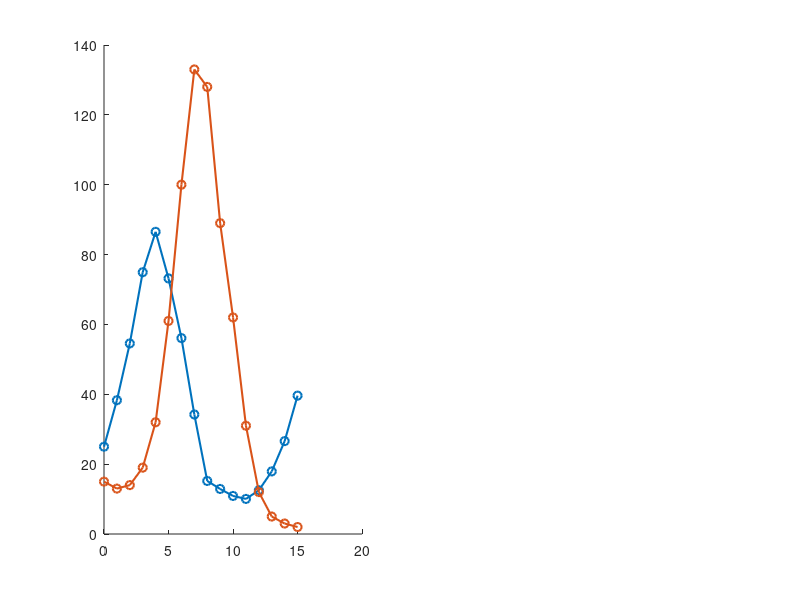

The MATLAB script that drew this image: (Note: this script raises an error after producing the figure.)
%% Initialisation
clear all

% Define problem parameters
alpha_c = 1.01;         % growth rate of coral 
beta_sc = 0.01;         % mortality rate of coral from starfish
beta_cs = 0.02;         % starfish response to coral
alpha_s = 0.01;         % natural mortality rate of starfish
rho = 0.8;              % proliferation rate of starfish larvae 
num_reefs = 2;          % number of reefs      

% Initialise time vector
t_0 = 0;
t_start = 1;
t_end = 15;             % time in years
t_vec = t_0:1:t_end;

% Initialise vectors for carrying capacities
A = [100; 70];          % reef area
K = [10; 12];           % starfish larvae

% Initialise matrices for coral and starfish
x = zeros(num_reefs, length(t_vec));        % coral cover each year
x_end = zeros(num_reefs, length(t_vec)-1);  % coral cover at end of year
y = zeros(num_reefs, length(t_vec));        % starfish each year
y_end = zeros(num_reefs, length(t_vec)-1);  % starfish at end of year
x_0 = [25; 30];                             % initial coral cover
y_0 = [15; 25];                             % initial starfish 
x(:, 1) = x_0;
y(:, 1) = y_0;

% Initialise matrix for control effort - note for now this is percentage
k_0 = [0; 0]; 
k = k_0 * ones(1, length(t_vec)-1);         % control effort

% Larval recruitment and survival for coral
r_c = 1.2;                                  % production rate
kappa_c = [0.2, 0.2;
           0.3, 0.1];                       % coral larval dispersal
% We need to account for the percentage that die by floating off
kappa_c_dead = 1 - sum(kappa_c, 2);                     
sigma = zeros(num_reefs, length(t_vec));    % coral larval recruitment
phi = zeros(num_reefs, length(t_vec));      % actual larval recruitment

% Larval recruitment for starfish
r_s = 1;                                    % production rate
kappa_s = [0.1, 0.1;
           0.2, 0.1];                       % starfish larval dispersal
% We need to account for the percentage that die by floating off
kappa_s_dead = 1 - sum(kappa_s, 2); 
tau = zeros(num_reefs, length(t_vec));      % starfish larval recruitment
gamma = zeros(num_reefs, length(t_vec));    % actual larval recruitment


%% Solve
% Loop over and calculate population size through time
for t = t_start:t_end
    % Loop over and calculate population at each reef
    for i = 1:num_reefs
        % Calculate starfish larval recruitment
        for j = 1:num_reefs
            tau(i, t) = tau(i, t) + kappa_s(j, i) * y(j, t) * r_s;
        end

        % Use Beverton-Holt model for starfish survival
        gamma(i, t) = (rho * tau(i, t)) / (1 + (rho - 1)/K(i) * tau(i, t));
        
        % Check gamma isn't negative
        if gamma(i, t) < 0
            gamma(i, t) = 0;
        end
       
        % Calculate coral larval recuitment
        for j = 1:num_reefs
            sigma(i, t) = sigma(i, t) + kappa_c(j, i) * x(j, t) * r_c;
        end
        
        % Calculate coral settlement based on area left on reef
        if sigma(i, t) <= (A(i) - x(i, t))
            phi(i, t) = sigma(i, t);
        else
            phi(i, t) = A(i) - x(i, t);
        end
        
        % Calculate population sizes 
        y(i, t+1) = y(i, t) * (beta_cs * x(i, t) - alpha_s) ...
                        - k(i, t) * y(i, t) + gamma(i, t);            
        x(i, t+1) = x(i, t) * (alpha_c - beta_sc * y(i, t)) + phi(i, t);
        
        % Round no. of starfish to nearest integer
        y(i, t+1) = round(y(i, t+1));
        
        % Check no. of starfish isn't less than zero
        if y(i, t+1) < 0
            y(i, t+1) = 0;
        end

        % Check coral cover isn't less than zero
        if x(i, t+1) < 0
            x(i, t+1) = 0;
        end
        
        % Check coral cover isn't larger than the reef size
        if x(i, t+1) > A(i)
            x(i, t+1) = A(i);
        end
        
    end
end


%% Plotting - No Control Effort
% Predator and prey populations over time
figure(1), clf, hold on
for i = 1:num_reefs
    subplot(1, num_reefs, i), hold on
    plot(t_vec, x(i, :), '-o', 'Linewidth', 1.5)
    plot(t_vec, y(i, :), '-o', 'Linewidth', 1.5)
    yline(A(i), 'k--')
    xlabel('Time (years)', 'Interpreter', 'Latex', 'Fontsize', 13)
    ylabel('Population size', 'Interpreter', 'Latex', 'Fontsize', 13)
    title(['Reef ', num2str(i), ' without control'], 'Interpreter', 'Latex', 'Fontsize', 14) 
    if i == 1
%         ylim([0 160])
    end
    if i == 2
%         legend('Coral cover (m^2)', 'No. of starfish', ...
%                'Carrying capacity of coral', 'Location', 'NorthEast')
        ylim([0 120]) 
    end
end

% Predator-prey phase plane
% figure(2), clf, hold on
% for i = 1:num_reefs
%     subplot(1, num_reefs, i), hold on
%     plot(x(i, 1), y(i, 1), '.', 'Color', '#0072BD', 'MarkerSize', 20)
%     plot(x(i, :), y(i, :), 'Color', '#0072BD', 'Linewidth', 1)
%     xlabel('Coral cover ($m^2$)', 'Interpreter', 'Latex', 'Fontsize', 13)
%     ylabel('Number of starfish', 'Interpreter', 'Latex', 'Fontsize', 13)
%     title(['Reef ', num2str(i)], 'Interpreter', 'Latex', 'Fontsize', 14)
%     if i == 1
% %         xlim([0 120])
%     end
%     if i == 2
% %         xlim([0 80]) 
%         legend('Initial Population')
%     end
% end

%% Plotting - Control Effort
% Predator and prey populations over time
% figure(3), clf, hold on
% 
% for i = 1:num_reefs
%     subplot(1, num_reefs, i), hold on
%     plot(t_vec, x(i, :), '-o', 'Linewidth', 1.5)
%     plot(t_vec, y(i, :), '-o', 'Linewidth', 1.5)
%     yline(A(i), 'k--')
%     xlabel('Time (years)', 'Interpreter', 'Latex', 'Fontsize', 13)
%     ylabel('Population size', 'Interpreter', 'Latex', 'Fontsize', 13)
%     title(['Reef ', num2str(i), ' with ' num2str(k(i)*100), '\% control'], 'Interpreter', 'Latex', 'Fontsize', 14) 
%     if i == 1
%         legend('Coral cover (m^2)', 'No. of starfish', ...
%                'Carrying capacity of coral', 'Location', 'NorthEast')
%         ylim([0 140])
%     end
%     if i == 2
%         legend('Coral cover (m^2)', 'No. of starfish', ...
%                'Carrying capacity of coral', 'Location', 'NorthEast')
%         ylim([0 120]) 
%     end
% end